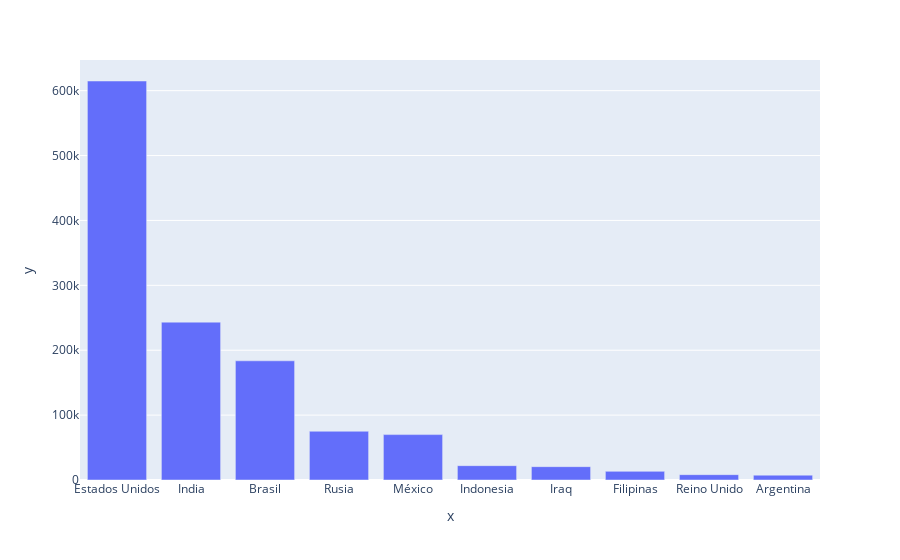

Write notebook code for a chart like this one.
### Code cell
# make plot  between country and com# make plot  between country and comments which is the top country using plotly

px.bar(x= df.groupby('country')['comments'].sum().sort_values(ascending=False).head(10).index,y= df.groupby('country')['comments'].sum().sort_values(ascending=False).head(10))

### Figure 1 — Plotly figure (JSON) as saved in the notebook; plotly's stock layout.template omitted (floating-point values rounded to 4 significant figures)
{"data": [{"alignmentgroup": "True", "hovertemplate": "x=%{x}<br>y=%{y}<extra></extra>", "legendgroup": "", "marker": {"color": "#636efa", "pattern": {"shape": ""}}, "name": "", "offsetgroup": "", "orientation": "v", "showlegend": false, "textposition": "auto", "type": "bar", "x": ["Estados Unidos", "India", "Brasil", "Rusia", "México", "Indonesia", "Iraq", "Filipinas", "Reino Unido", "Argentina"], "xaxis": "x", "y": [614890, 243270, 183687, 75122, 69959, 22093, 20559, 13293, 8233, 7468], "yaxis": "y"}], "layout": {"barmode": "relative", "legend": {"tracegroupgap": 0}, "margin": {"t": 60}, "xaxis": {"anchor": "y", "domain": [0, 1], "title": {"text": "x"}}, "yaxis": {"anchor": "x", "domain": [0, 1], "title": {"text": "y"}}}}
